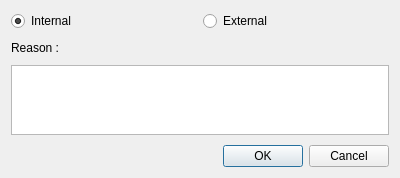
<?xml version="1.0" encoding="UTF-8"?>
<ui version="4.0">
 <class>InterruptionDialog</class>
 <widget class="QDialog" name="InterruptionDialog">
  <property name="geometry">
   <rect>
    <x>0</x>
    <y>0</y>
    <width>400</width>
    <height>175</height>
   </rect>
  </property>
  <property name="windowTitle">
   <string>Dialog</string>
  </property>
  <layout class="QGridLayout" name="gridLayout">
   <property name="verticalSpacing">
    <number>10</number>
   </property>
   <item row="0" column="0">
    <widget class="QRadioButton" name="radInternal">
     <property name="text">
      <string>Internal</string>
     </property>
     <property name="checked">
      <bool>true</bool>
     </property>
    </widget>
   </item>
   <item row="0" column="1">
    <widget class="QRadioButton" name="radExternal">
     <property name="text">
      <string>External</string>
     </property>
    </widget>
   </item>
   <item row="1" column="0">
    <widget class="QLabel" name="label">
     <property name="text">
      <string>Reason :</string>
     </property>
    </widget>
   </item>
   <item row="2" column="0" colspan="2">
    <widget class="QTextEdit" name="txtReason"/>
   </item>
   <item row="3" column="0" colspan="2">
    <widget class="QDialogButtonBox" name="buttonBox">
     <property name="orientation">
      <enum>Qt::Horizontal</enum>
     </property>
     <property name="standardButtons">
      <set>QDialogButtonBox::Cancel|QDialogButtonBox::Ok</set>
     </property>
    </widget>
   </item>
  </layout>
 </widget>
 <resources/>
 <connections>
  <connection>
   <sender>buttonBox</sender>
   <signal>accepted()</signal>
   <receiver>InterruptionDialog</receiver>
   <slot>accept()</slot>
   <hints>
    <hint type="sourcelabel">
     <x>248</x>
     <y>254</y>
    </hint>
    <hint type="destinationlabel">
     <x>157</x>
     <y>274</y>
    </hint>
   </hints>
  </connection>
  <connection>
   <sender>buttonBox</sender>
   <signal>rejected()</signal>
   <receiver>InterruptionDialog</receiver>
   <slot>reject()</slot>
   <hints>
    <hint type="sourcelabel">
     <x>316</x>
     <y>260</y>
    </hint>
    <hint type="destinationlabel">
     <x>286</x>
     <y>274</y>
    </hint>
   </hints>
  </connection>
 </connections>
</ui>
